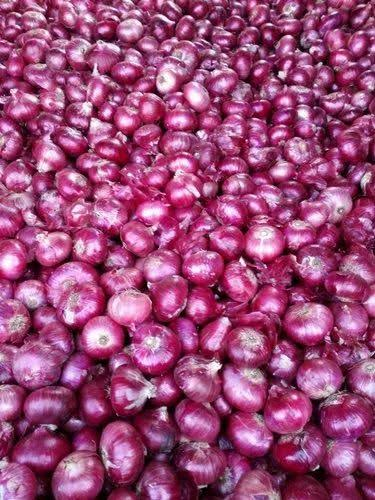
#> input picture sample.jpeg, 375 x 500 px
$ python -i vision.py   (imports and definitions only)
#> lines starting #> are read from the running program, lines starting #| are printed output that depends on the picture; after the words box and inside, x2 and y2 are one past the last pixel; in counts of white or black regions, pixels touching at a corner belong together
#> further down, picture is the input picture: shape (500, 375, 3); mean B, G, R 119.2, 74.8, 155.7
from __future__ import annotations

from io import BytesIO
from pathlib import Path

import cv2
import numpy as np
from PIL import Image, ImageOps, UnidentifiedImageError


MAX_IMAGE_EDGE = 3000


# [72 lines left out: functions validate_image, decode_image, _encode_jpg, _crop_bytes, _surface_cues, not called in this run]


def _candidate_boxes(image: np.ndarray) -> list[tuple[int, int, int, int]]:
    """Simple fallback object proposals for a clearly framed onion on a plain background."""
    height, width = image.shape[:2]
#> height = 500; width = 375
    small_scale = min(1.0, 1000 / max(width, height))
#> small_scale = 1
    small = cv2.resize(image, None, fx=small_scale, fy=small_scale) if small_scale < 1 else image.copy()
    hsv = cv2.cvtColor(small, cv2.COLOR_BGR2HSV)
#> hsv: shape (500, 375, 3); mean H, S, V 162.5, 149.2, 155.9
    saturation = hsv[:, :, 1]
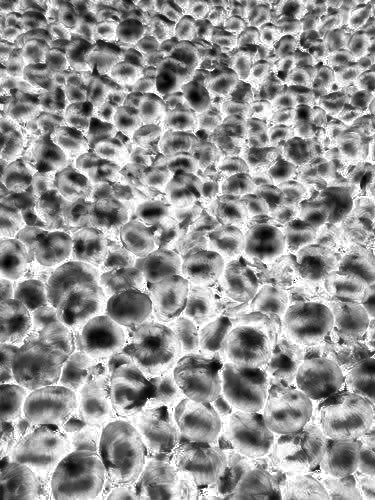
#> saturation: shape (500, 375); min 0, max 255, mean 149.2
    value = hsv[:, :, 2]
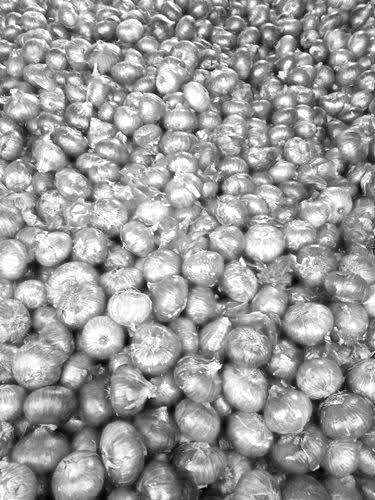
#> value: shape (500, 375); min 0, max 255, mean 155.9
    # Foreground pixels differ from a plain background by colour or luminance.
    chroma = cv2.threshold(saturation, 36, 255, cv2.THRESH_BINARY)[1]
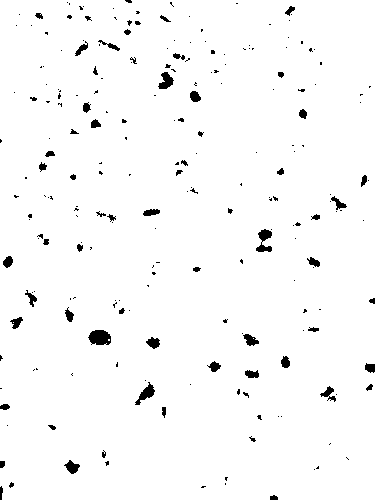
#> chroma: shape (500, 375); 97.6% white; 225 black regions (164 under 20 px), largest, box (x1, y1, x2, y2) and area: (88, 330, 111, 345) 274, (256, 229, 272, 252) 203, (135, 382, 155, 405) 177
    luminance = cv2.threshold(value, 0, 255, cv2.THRESH_BINARY_INV + cv2.THRESH_OTSU)[1]
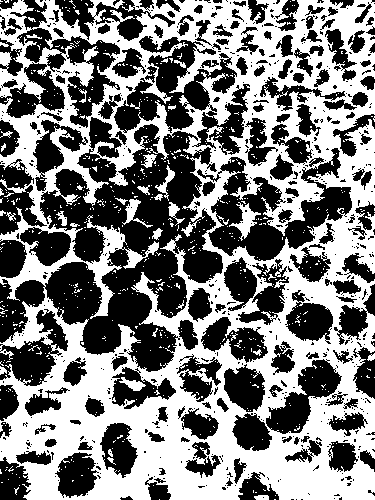
#> luminance: shape (500, 375); 49.3% white; 682 white regions (648 under 20 px), largest, box (x1, y1, x2, y2) and area: (0, 0, 375, 500) 88431, (229, 202, 261, 241) 407, (122, 199, 153, 228) 246
    mask = cv2.bitwise_or(chroma, luminance)
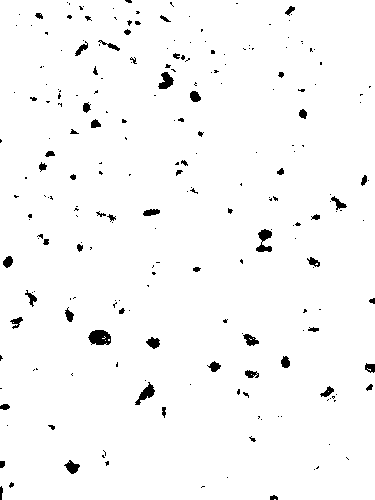
#> mask: shape (500, 375); 97.7% white; 231 black regions (171 under 20 px), largest, box (x1, y1, x2, y2) and area: (88, 330, 111, 345) 268, (256, 229, 272, 252) 203, (135, 382, 155, 405) 176
    kernel = cv2.getStructuringElement(cv2.MORPH_ELLIPSE, (13, 13))
    mask = cv2.morphologyEx(mask, cv2.MORPH_CLOSE, kernel, iterations=2)
#> mask: shape (500, 375); every value is 255
    mask = cv2.morphologyEx(mask, cv2.MORPH_OPEN, np.ones((3, 3), np.uint8), iterations=1)
    contours, _ = cv2.findContours(mask, cv2.RETR_EXTERNAL, cv2.CHAIN_APPROX_SIMPLE)
#> contours = [[[0, 0], [0, 499], [374, 499], [374, 0]]]
    scale_back = 1 / small_scale
#> scale_back = 1
    proposals: list[tuple[int, int, int, int]] = []
    frame_area = small.shape[0] * small.shape[1]
#> frame_area = 187500
    for contour in sorted(contours, key=cv2.contourArea, reverse=True):
        area = cv2.contourArea(contour)
        if area < frame_area * 0.025 or area > frame_area * 0.86:
            continue
        x, y, w, h = cv2.boundingRect(contour)
        ratio = w / max(1, h)
        if not 0.48 <= ratio <= 1.85:
            continue
        proposals.append(
            (
                max(0, int(x * scale_back)),
                max(0, int(y * scale_back)),
                min(width, int((x + w) * scale_back)),
                min(height, int((y + h) * scale_back)),
            )
        )
        if len(proposals) >= 20:
            break
#> this loop made 1 pass
#> (contour, area) on pass 1: ([[0, 0], [0, 499], [374, 499], [374, 0]], 186626)
#> after the loop, proposals = []
    return proposals


class OnionVision:
    """Local YOLO detector with cautious CV fallbacks for unrecognized samples."""

    # [128 lines left out: functions __init__, analyze, not called in this run]

>>> import cv2
>>> picture = cv2.imread('sample.jpeg')
>>> result = _candidate_boxes(picture)
#> result = []
